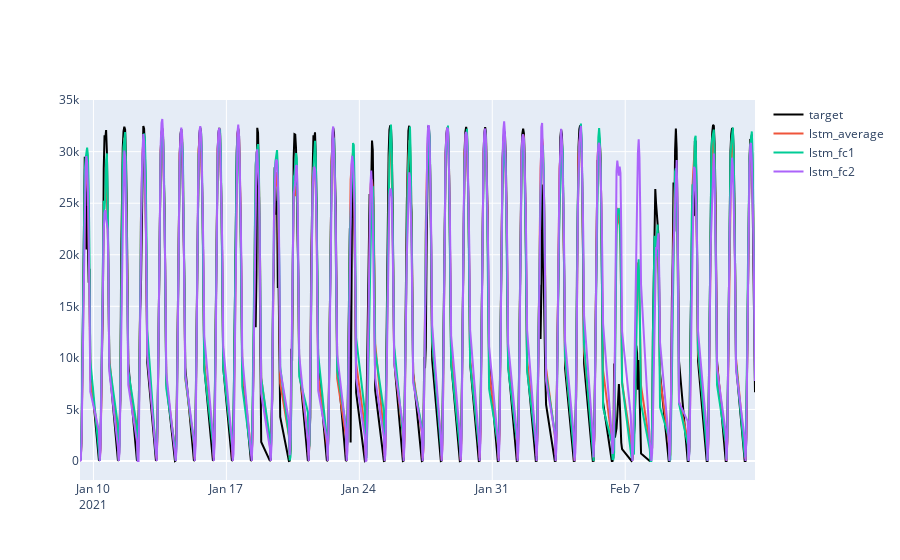

The notebook cell this image was saved under:
### Code cell
plot_fc(target, [lstm_fc, lstm_fc1, lstm_fc2],
       ['lstm'])

### Figure 1 — Plotly figure (JSON) as saved in the notebook; plotly's stock layout.template omitted (floating-point values rounded to 4 significant figures; data arrays with more than 128 entries replaced by an {"elided": "..."} marker saying what was removed)
{"data": [{"marker": {"color": "black"}, "name": "target", "type": "scatter", "x": {"elided": "504 str values"}, "y": {"elided": "504 float values"}}, {"name": "lstm_average", "type": "scatter", "x": {"elided": "504 str values"}, "y": {"elided": "504 float values"}}, {"name": "lstm_fc1", "type": "scatter", "x": {"elided": "504 str values"}, "y": {"elided": "504 float values"}}, {"name": "lstm_fc2", "type": "scatter", "x": {"elided": "504 str values"}, "y": {"elided": "504 float values"}}], "layout": {}}
